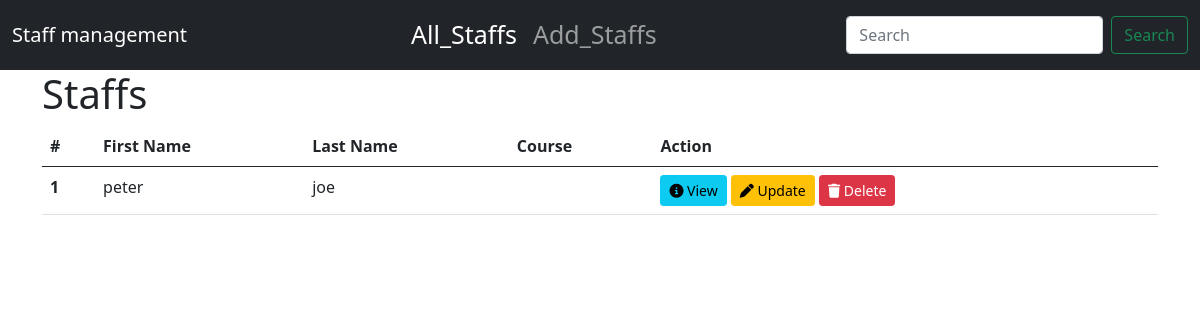
The app's page /, older data.
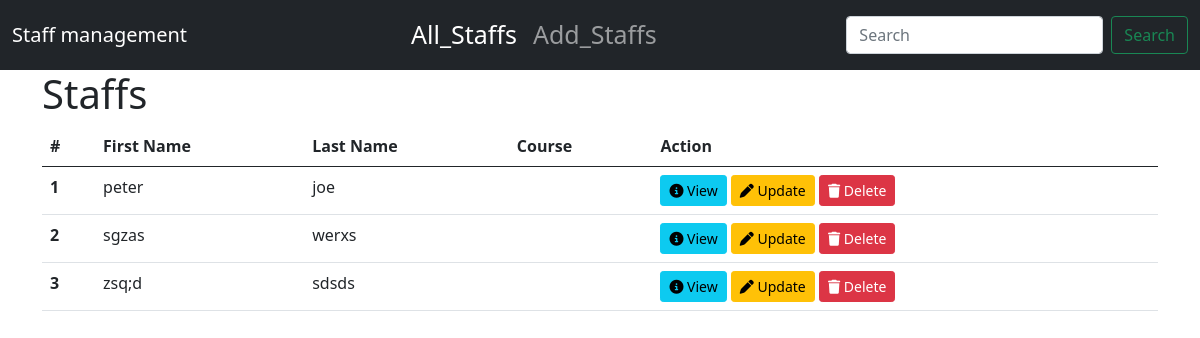
The same page, newer data.
### staff_manage/models.py (models this page shows, shortened)
class Staff(models.Model):
    fname=models.CharField(max_length=30)
    lname=models.CharField(max_length=30)
    email=models.EmailField()
    phone=models.PositiveIntegerField()
    department=models.CharField(max_length=20,choices=CHOICES)

### staff_manage/views.py (the view)
# urls.py: path('', list_staff, name='list_staff'),
def list_staff(request):
    staffs = Staff.objects.all()
    context = {"staffs": staffs}
    return render(request, "list_staff.html", context)

### staff_manage/templates/list_staff.html (shortened to what this page needs)
{% extends 'base.html' %}
{% block main %}
<h1>Staffs</h1>
<div>
  <table class="table">
    <thead>
      <tr>
        <th scope="col">#</th>
        <th scope="col">First Name</th>
        <th scope="col">Last Name</th>
        <th scope="col">Course</th>
        <th scope="col">Action</th>
      </tr>
    </thead>
    <tbody>
      {% for staff in staffs %}
      <tr>
        <th>{{ staff.id }}</th>
        <td>{{ staff.fname }}</td>
        <td>{{ staff.lname }}</td>
        <td>{{ staff.course }}</td>
        <td>
          <button type="button" class="btn btn-info btn-sm" data-bs-toggle="modal" data-bs-target="#staffModal"
            data-id="{{ staff.id }}" data-fname="{{ staff.fname }}" data-lname="{{ staff.lname }}"
            data-email="{{ staff.email }}" data-phone="{{ staff.phone }}" data-course="{{ staff.course }}">
            <i class="fa-solid fa-circle-info"></i> View
          </button>
          <a href="{% url 'update_staff' staff.id %}" class="btn btn-warning btn-sm"><i class="fa-solid fa-pen"></i>
            Update</a>
          <button type="button" class="btn btn-danger btn-sm" data-bs-toggle="modal" data-bs-target="#deleteStaffModal"
            data-id="{{ staff.id }}">
            <i class="fa-solid fa-trash"></i> Delete
          </button>
        </td>
      </tr>
      {% endfor %}
    </tbody>
  </table>
</div>
{% endblock %}

Row changes from the older to the newer data that the page shows:
added Staff: id "2", fname "sgzas", lname "werxs"
added Staff: id "3", fname "zsq;d", lname "sdsds"
